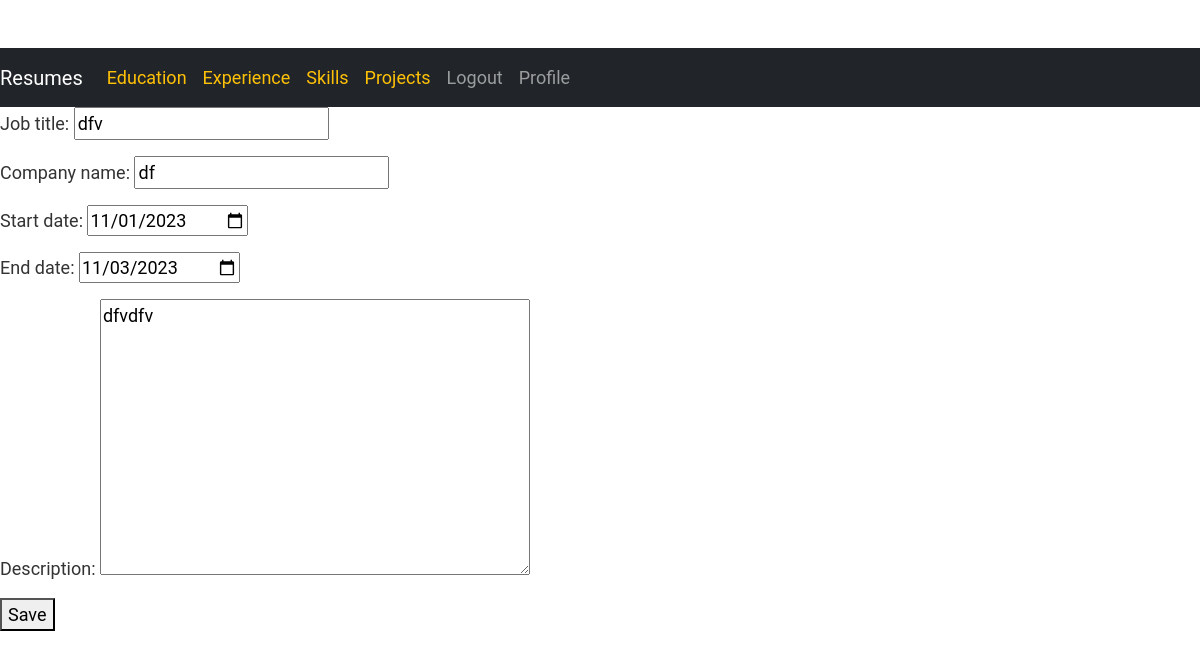
The page /portfolio/experience/1/update/ (signed in) on the database its author committed.
### myapp/models.py (models this page shows, shortened)
class Experience(models.Model):
    job_title = models.CharField(max_length=200)
    company_name = models.CharField(max_length=200)
    start_date = models.DateField()
    end_date = models.DateField()
    description = models.TextField()

### myapp/views.py (the view)
# urls.py: path('experience/<int:pk>/update/', experience_update, name='experience_update'),
@login_required
def experience_update(request, pk):
    experience = get_object_or_404(Experience, pk=pk)
    form = ExperienceForm(request.POST or None, instance=experience)
    if form.is_valid():
        form.save()
        return redirect('myapp:experience_list')
    return render(request, 'myapp/experience_form.html', {'form': form})

### myapp/forms.py
class ExperienceForm(forms.ModelForm):
    class Meta:
        model = Experience
        fields = ['job_title', 'company_name', 'start_date', 'end_date', 'description']
        widgets = {
            'start_date': DateInput(),
            'end_date': DateInput(),
        }

### myapp/templates/myapp/experience_form.html (shortened to what this page needs)
{% extends 'myapp/base.html' %}
{% block body %}
<form method="post">
    {{ form.as_p }}
    <button type="submit">Save</button>
</form>
{% endblock %}

### myapp/static/portfolio/style.css (style rules this page uses)
body { font-family: 'Roboto', sans-serif; font-size: 18px; color: #333; padding-top: 60px; }

### rows shown on the page
Experience: job_title "dfv", company_name "df", start_date "11/01/2023", end_date "11/03/2023", description "dfvdfv"
